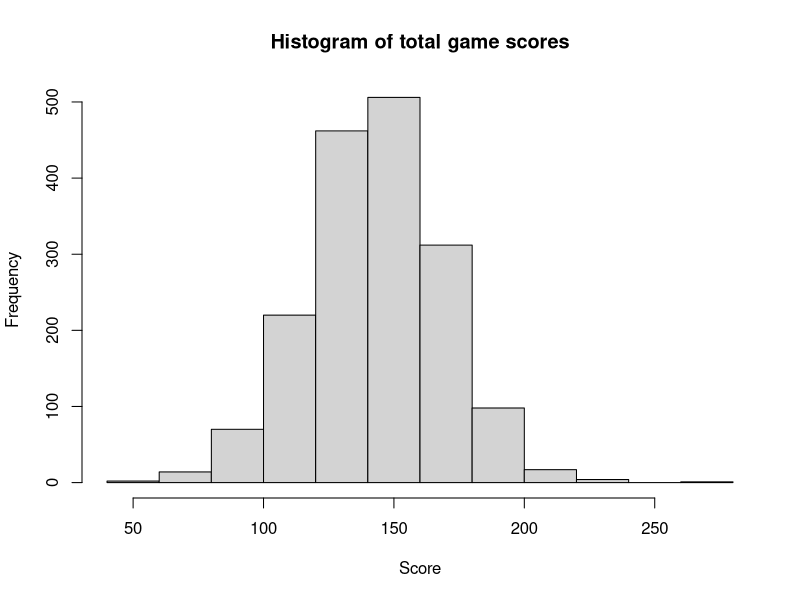
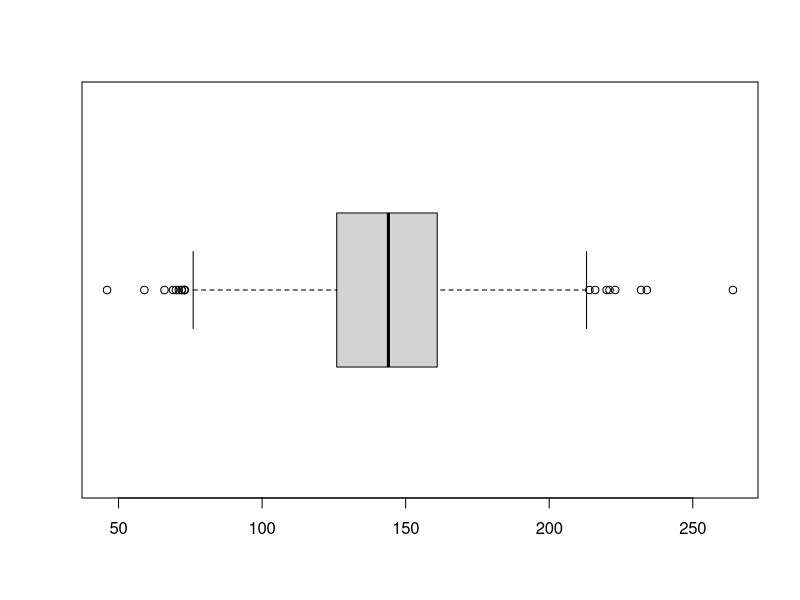
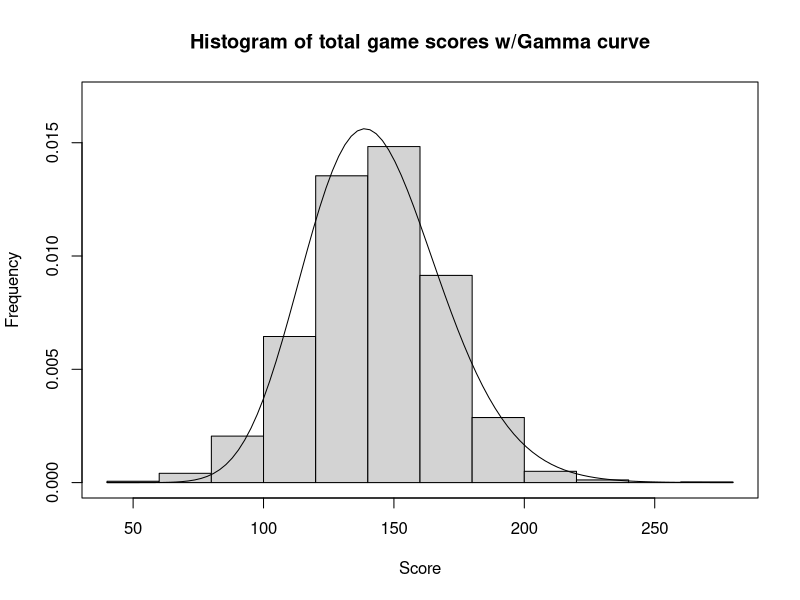
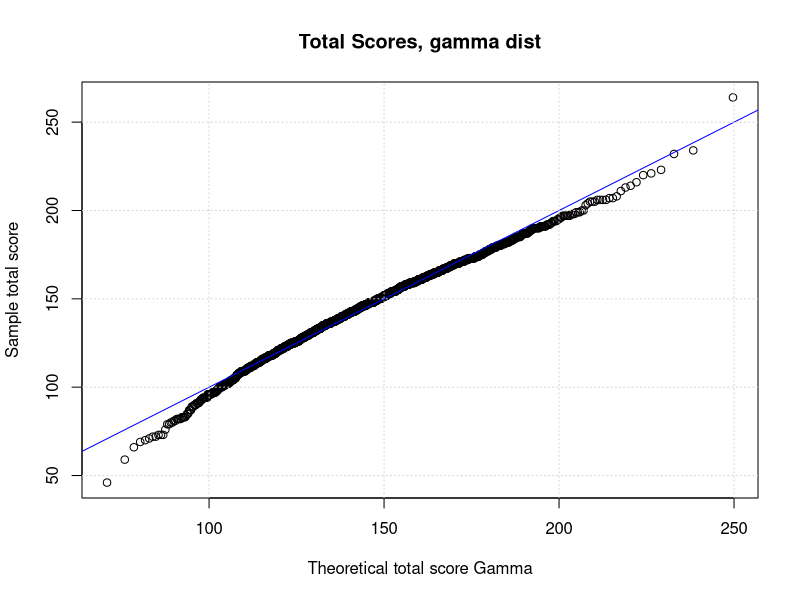
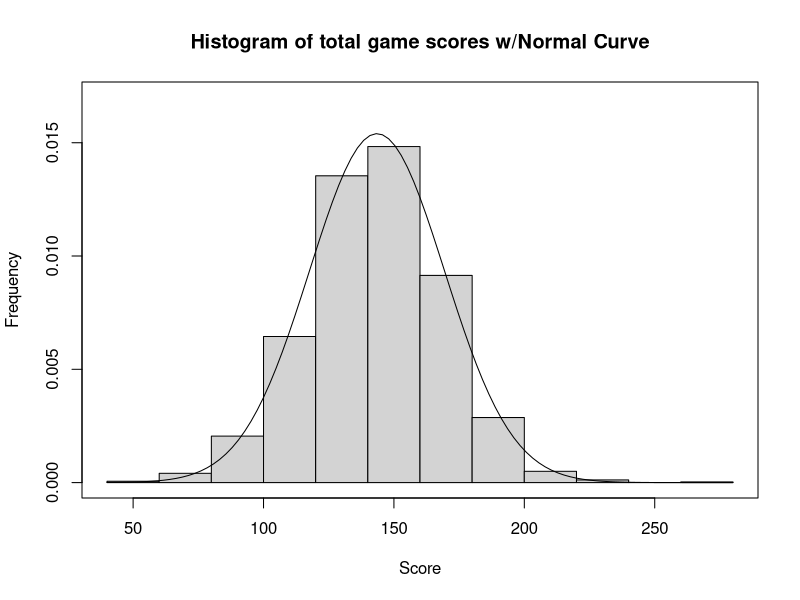
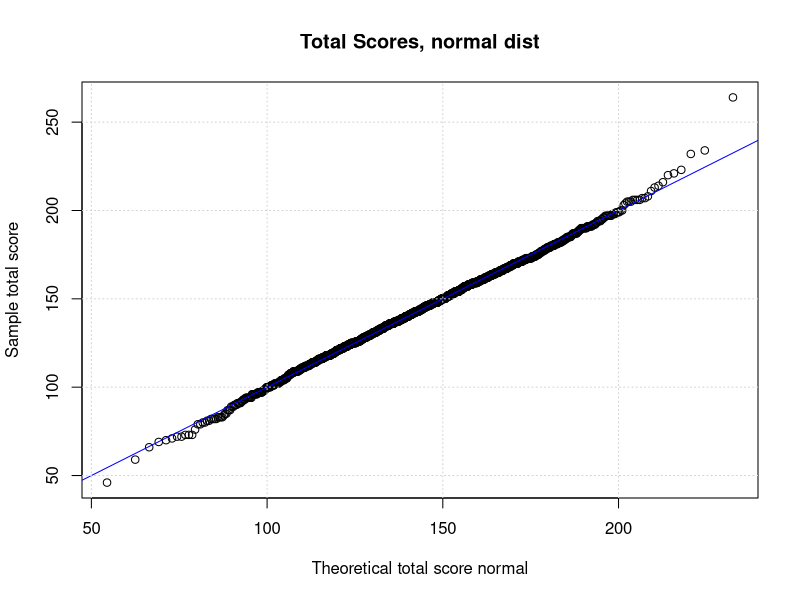
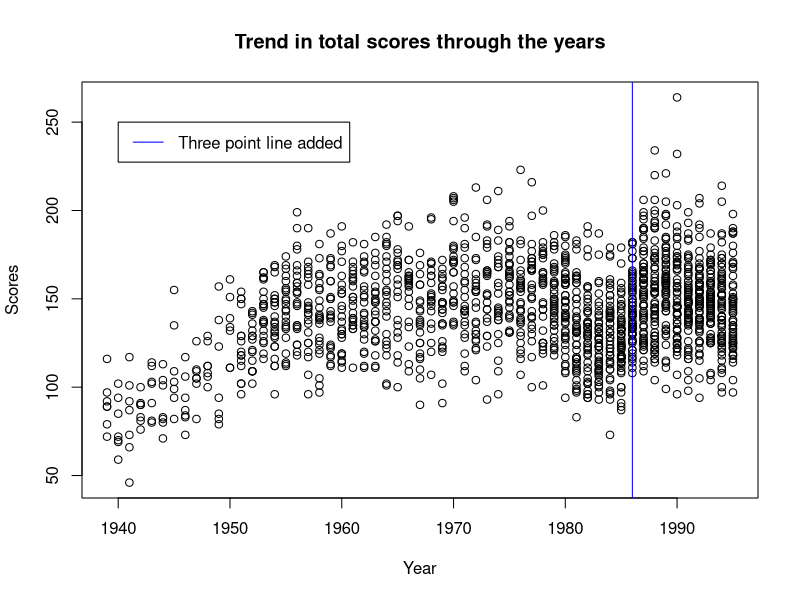
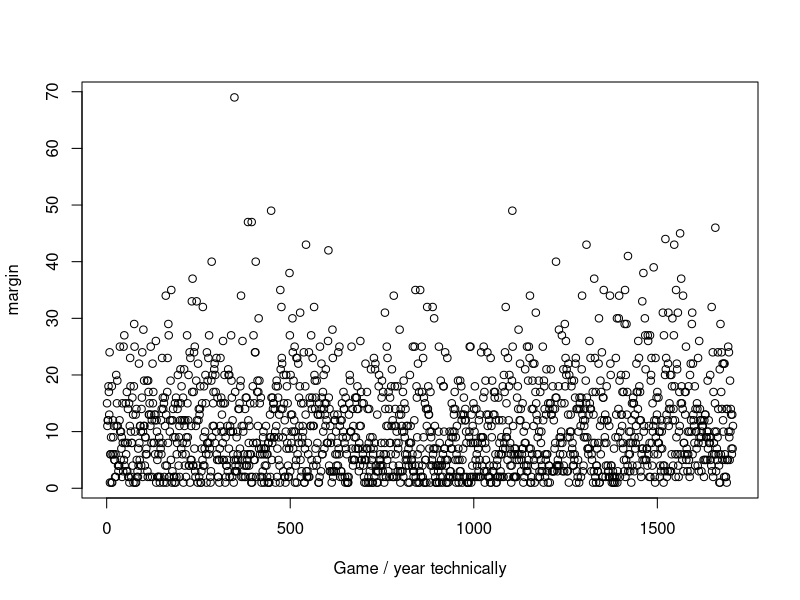

The R source for these figures, in order:
## ---- chunk 1
knitr::opts_chunk$set(echo = TRUE)
## ---- chunk 2
library(readr)
ncaa_data <- read_table2("basketball_use.dat", 
    col_names = FALSE)
colnames(ncaa_data) = c("year", "w_team", "w_score", "l_team", "l_score")
## ---- chunk 3
#Average total score in each game
avgTotalScore <- (sum(ncaa_data$w_score) + sum(ncaa_data$l_score)) / length(ncaa_data$w_score)
print(avgTotalScore)
## ---- chunk 4
#making a histogram of total score
totalScores <- c(0)
totalScores <- ncaa_data$w_score + ncaa_data$l_score

hist(x = totalScores, freq = TRUE, main = "Histogram of total game scores", xlab = "Score", ylab = "Frequency")
print(fivenum(totalScores))
## ---- chunk 5
boxplot(totalScores, horizontal = TRUE)
## ---- chunk 6
#Estimating a gamma
xbar <- avgTotalScore
xSquaredBar <- mean((ncaa_data$w_score + ncaa_data$l_score)^2)

alpha <- xbar^2 / (xSquaredBar - xbar^2)
beta <- avgTotalScore / alpha


hist(x = totalScores, probability = TRUE, main = "Histogram of total game scores w/Gamma curve", xlab = "Score", ylab = "Frequency", ylim = c(0, .017))
box()
curve(dgamma(x = x, shape = alpha, scale = beta), add = TRUE)
## ---- chunk 7
#QQ-Plot
qqplot(x = qgamma(p = ppoints(totalScores), shape = alpha, scale = beta), 
       y = totalScores,
       main = "Total Scores, gamma dist",
       xlab = "Theoretical total score Gamma",
       ylab = "Sample total score")
abline(a = 0, b = 1, col = "blue")
grid()
## ---- chunk 8
hist(x = totalScores, probability = TRUE, main = "Histogram of total game scores w/Normal Curve", xlab = "Score", ylab = "Frequency", ylim = c(0, .017))
box()
curve(dnorm(x = x, mean = avgTotalScore, sd = sqrt(var(totalScores))), add = TRUE)
## ---- chunk 9
qqplot(x = qnorm(p = ppoints(totalScores), mean = avgTotalScore, sd = sqrt(var(totalScores))), 
       y = totalScores,
       main = "Total Scores, normal dist",
       xlab = "Theoretical total score normal",
       ylab = "Sample total score")
abline(a = 0, b = 1, col = "blue")
grid()
## ---- chunk 10
#trend in total score
plot(x = ncaa_data$year, y = totalScores, type = "p", xlab = "Year", ylab = "Scores", main = "Trend in total scores through the years")
abline(v = 1986, col = "blue")
legend(x = 1940, y = 250, legend = "Three point line added", col = "blue", lty = 1)
#reason for this? Most likely due to increase in specialization in sports throughout peoples' childhoods. 
#College kids were significantly better athletes in the 90's than the 40's and 50's
#Also changes in coaching, strategy, addition of the 3-point line in 1986
## ---- chunk 11

## ---- chunk 12
#What is the margin of victory?
margin <- ncaa_data$w_score - ncaa_data$l_score
plot(x = c(1:1706), y = margin, type = 'p', xlab = "Game / year technically")
## ---- chunk 13
averageMargin <- round(mean(margin), digits = 2)
## ---- chunk 14
#Which is the most winningest team?
#https://stackoverflow.com/questions/48632957/how-to-find-the-most-repeated-word-in-a-vector-with-r
print(names(table(ncaa_data$w_team))[as.vector(table(ncaa_data$w_team)) == max(table(ncaa_data$w_team))])
print(max(table(ncaa_data$w_team)))
## ---- chunk 15
#Who has the most losses?
print(names(table(ncaa_data$l_team))[as.vector(table(ncaa_data$l_team)) == max(table(ncaa_data$l_team))])
print(max(table(ncaa_data$l_team)))
## ---- chunk 16
#Whats OSU's record?
#https://stackoverflow.com/questions/7782113/count-word-occurrences-in-r
c(wins = length(grep("OHIO_STATE", ncaa_data$w_team)), losses = length(grep("OHIO_STATE", ncaa_data$l_team)))
